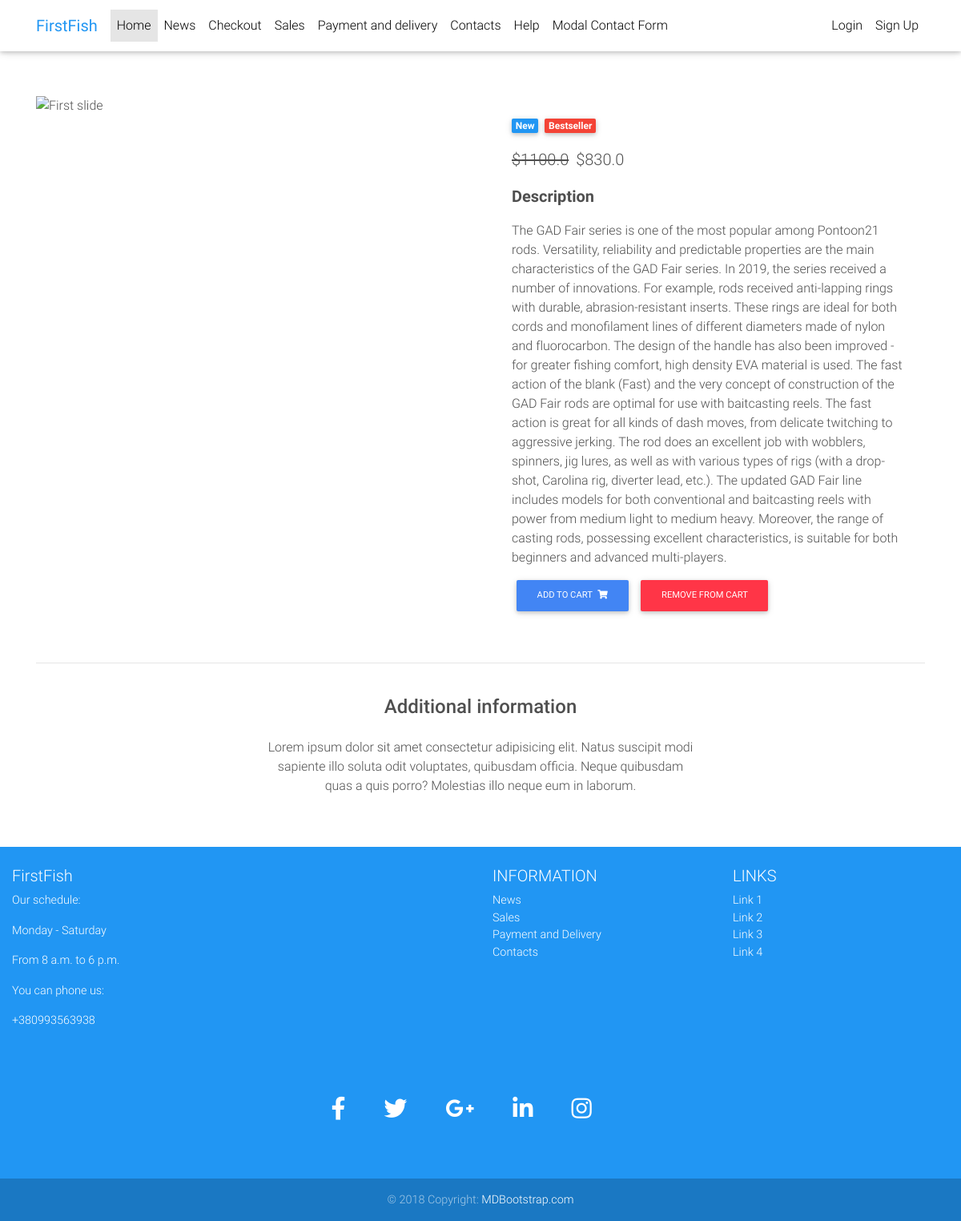
The app's page /core/product/test-product-5 with its own data.
### core/models.py (models this page shows, shortened)
class Item(models.Model):
    title = models.CharField(max_length=100)
    price = models.FloatField()
    length = models.FloatField(default=0)
    weight = models.FloatField(default=0)
    colour = models.CharField(max_length=2, choices=COLOUR_CHOICES, default='BL')
    discount_price = models.FloatField(blank=True, null=True)
    category = models.ForeignKey(ItemCategory,
                                 on_delete=models.CASCADE, default=None)
    label = models.CharField(choices=LABEL_CHOICES, max_length=1)
    slug = models.SlugField()
    description = models.TextField()
    image = models.ImageField(upload_to='media/items', default='media/news/Camping.jpg')
    def get_add_to_cart_url(self):
        return reverse("core:add-to-cart", kwargs={
            'slug': self.slug
        })
    def get_remove_from_cart_url(self):
        return reverse("core:remove-from-cart", kwargs={
            'slug': self.slug
        })

### core/views.py (the view)
# urls.py: path('product/<slug>', ItemDetailView.as_view(), name='product'),
class ItemDetailView(DetailView):
    model = Item
    template_name = 'core/product-page.html'
    def get_context_data(self, *args, **kwargs):
        context = super().get_context_data(*args, **kwargs)
        context['images'] = ItemImage.objects.all()
        return context

### core/templates/core/product-page.html (shortened to what this page needs)
{% extends 'core/base.html' %}
{% block content %}
  <main class="mt-5 pt-4">
    <div class="container dark-grey-text mt-5">
      <div class="row wow fadeIn">
        <div class="col-md-6 mb-4">
          <div id="carousel-thumb" class="carousel slide carousel-fade carousel-thumbnails" data-ride="carousel">
            <div class="carousel-inner" role="listbox">
              <div class="carousel-item active">
                <img class="d-block w-75" src="https://mdbootstrap.com/img/Photos/Slides/img%20(88).jpg"
                  alt="First slide">
              </div>
            </div>
            <a class="carousel-control-prev" href="#carousel-thumb" role="button" data-slide="prev">
              <span class="carousel-control-prev-icon" aria-hidden="true"></span>
            </a>
            <a class="carousel-control-next" href="#carousel-thumb" role="button" data-slide="next">
              <span class="carousel-control-next-icon" aria-hidden="true"></span>
            </a>
            <ol class="carousel-indicators">
              <li data-target="#carousel-thumb" data-slide-to="0" class="active">
              </li>
              <li data-target="#carousel-thumb" data-slide-to="1">
              </li>
              <li data-target="#carousel-thumb" data-slide-to="2">
              </li>
            </ol>
          </div>
        </div>
        <div class="col-md-6 mb-4">
          <div class="p-4">
            <div class="mb-3">
              <a href="">
                <span class="badge blue mr-1">New</span>
              </a>
              <a href="">
                <span class="badge red mr-1">Bestseller</span>
              </a>
            </div>
            <p class="lead">
              {% if object.discount_price %}
              <span class="mr-1">
                <del>${{object.price}}</del>
              </span>
              <span>${{object.discount_price}}</span>
              {% else %}
              <span> ${{object.price}} </span>
              {% endif %}
            </p>
            <p class="lead font-weight-bold">Description</p>
            <p> {{ object.description }}</p>
            <a href="{{ object.get_add_to_cart_url }}" class="btn btn-primary btn-md my-0 p" >
                Add to cart
                <i class="fas fa-shopping-cart ml-1"></i>
              </a>
            <a href="{{ object.get_remove_from_cart_url }}" class="btn btn-danger btn-md my-0 p" >
                Remove from cart
              </a>
          </div>
        </div>
      </div>
      <hr>
      <div class="row d-flex justify-content-center wow fadeIn">
        <div class="col-md-6 text-center">
          <h4 class="my-4 h4">Additional information</h4>
          <p>Lorem ipsum dolor sit amet consectetur adipisicing elit. Natus suscipit modi sapiente illo soluta odit
            voluptates,
            quibusdam officia. Neque quibusdam quas a quis porro? Molestias illo neque eum in laborum.</p>
        </div>
      </div>
      <div class="row wow fadeIn">
        <div class="col-lg-4 col-md-12 mb-4">
        </div>
        <div class="col-lg-4 col-md-6 mb-4">
        </div>
        <div class="col-lg-4 col-md-6 mb-4">
        </div>
      </div>
    </div>
  </main>
{% endblock %}

### core/templates/core/base.html (style rules this page uses)
html, body, header, .carousel { height: 60vh; }

### records on screen
Item: price "1100.0", discount_price "830.0", description "The GAD Fair series is one of the most popular among Pontoon21 rods. Versatility, reliability and predictable properties are the main characteristics of the GAD Fair series. In 2019, the series received a number of innovations. For example, rods received anti-lapping rings with durable, abrasion-resistant inserts. These rings are ideal for both cords and monofilament lines of different diameters made of nylon and fluorocarbon. The design of the handle has also been improved - for greater fishing comfort, high density EVA material is used. The fast action of the blank (Fast) and the very concept of construction of the GAD Fair rods are optimal for use with baitcasting reels. The fast action…"
